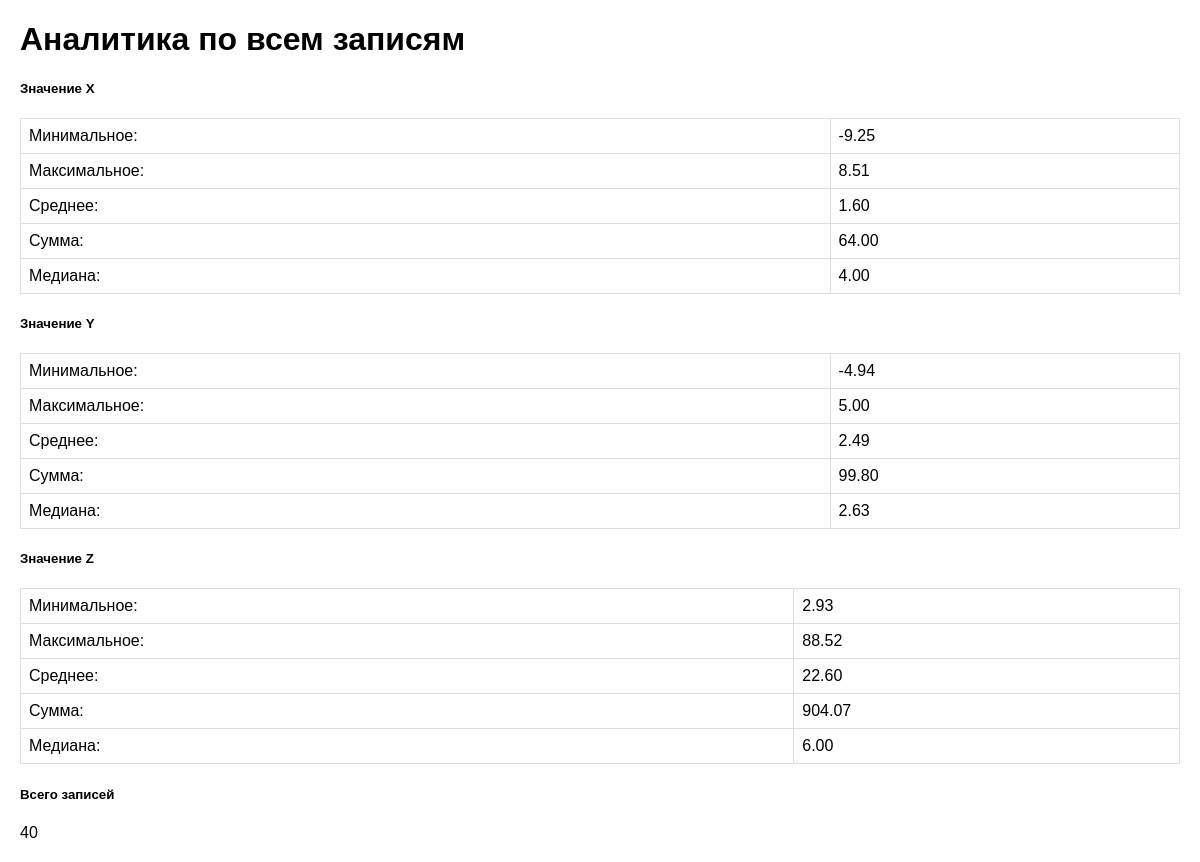
The app's page /analysis with its own data.
### app/models.py (models this page shows, shortened)
class Data(Base):
    __tablename__ = 'data'
    id = Column(Integer, primary_key=True, index=True)
    x = Column(Float)
    y = Column(Float)
    z = Column(Float)
    time = Column(DateTime, default=datetime.utcnow)
    id_device = Column(Integer, ForeignKey('devices.id'))
    device = relationship("Device", back_populates="data_records")

### app/api.py (the view)
@app.get("/analysis", response_class=HTMLResponse)
async def get_global_analysis_html(
        request: Request,
        start_time: Optional[datetime] = None,
        end_time: Optional[datetime] = None,
        db: Session = Depends(get_db)
):
    analysis = get_all_data_analysis(db, start_time, end_time)
    if not analysis:
        raise HTTPException(
            status_code=404,
            detail="No data available for analysis"
        )
    return templates.TemplateResponse(
        "analysis/global.html",
        {
            "request": request,
            "analysis": analysis,
            "title": "Аналитика по всем записям",
            "start_time": start_time,
            "end_time": end_time
        }
    )

### app/templates/analysis/global.html (shortened to what this page needs)
{% extends "base.html" %}
{% block content %}
<div class="container">
    <h1>{{ title }}</h1>
    <div class="row">
        {% for axis in ['x', 'y', 'z'] %}
        <div class="col-md-4">
            <div class="card mb-4">
                <div class="card-header">
                    <h5 class="mb-0">Значение {{ axis|upper }}</h5>
                </div>
                <div class="card-body">
                    <table class="table table-sm">
                        <tr><td>Минимальное:</td><td>{{ "%.2f"|format(analysis|attr('min_' + axis)) }}</td></tr>
                        <tr><td>Максимальное:</td><td>{{ "%.2f"|format(analysis|attr('max_' + axis)) }}</td></tr>
                        <tr><td>Среднее:</td><td>{{ "%.2f"|format(analysis|attr('avg_' + axis)) }}</td></tr>
                        <tr><td>Сумма:</td><td>{{ "%.2f"|format(analysis|attr('sum_' + axis)) }}</td></tr>
                        <tr><td>Медиана:</td><td>{{ "%.2f"|format(analysis|attr('median_' + axis)) }}</td></tr>
                    </table>
                </div>
            </div>
        </div>
        {% endfor %}
    </div>
    <div class="card">
        <div class="card-body">
            <h5 class="card-title">Всего записей</h5>
            <p class="display-4">{{ analysis.total_count }}</p>
        </div>
    </div>
</div>
{% endblock %}

### app/templates/base.html (style rules this page uses)
body { font-family: Arial, sans-serif; margin: 20px; }
table { border-collapse: collapse; width: 100%; margin-bottom: 20px; }
th, td { border: 1px solid #ddd; padding: 8px; text-align: left; }

### records on screen
Data: x "-9.25"
Data: x "8.51", z "2.93"
Data: y "-4.94"
Data: y "5.00"
Data: z "88.52"

### other values on screen
{{ title }} "Аналитика по всем записям"
{{ axis|upper }} "X" "Y" "Z"
{{ "%.2f"|format(analysis|attr('avg_' + axis)) }} "1.60" "2.49" "22.60"
{{ "%.2f"|format(analysis|attr('sum_' + axis)) }} "64.00" "99.80" "904.07"
{{ "%.2f"|format(analysis|attr('median_' + axis)) }} "4.00" "2.63" "6.00"
{{ analysis.total_count }} "40"
